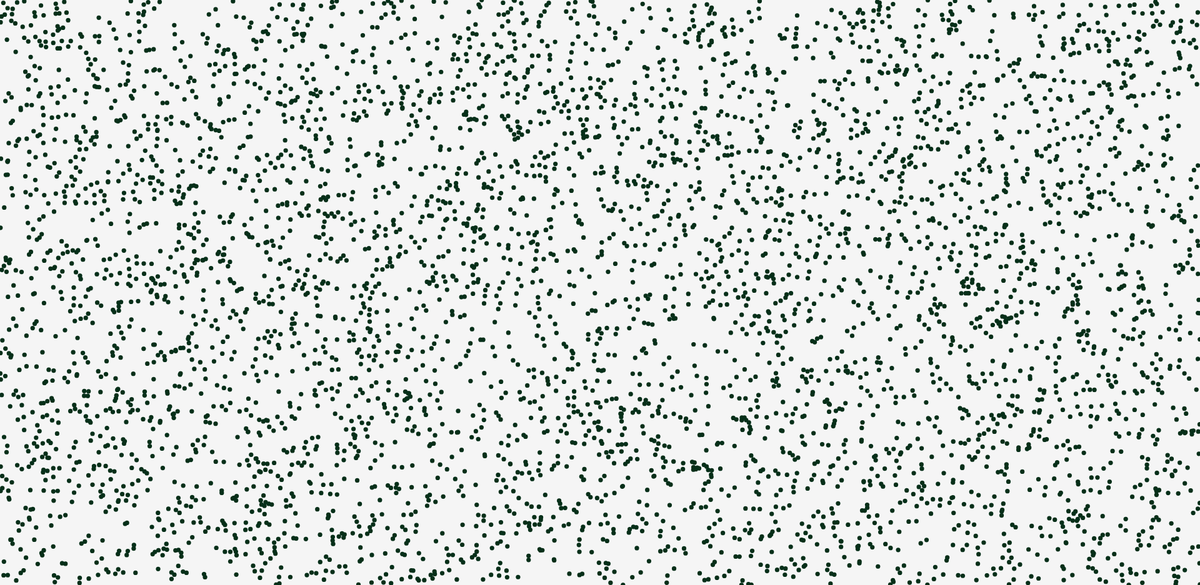
Frame 1 (no input)
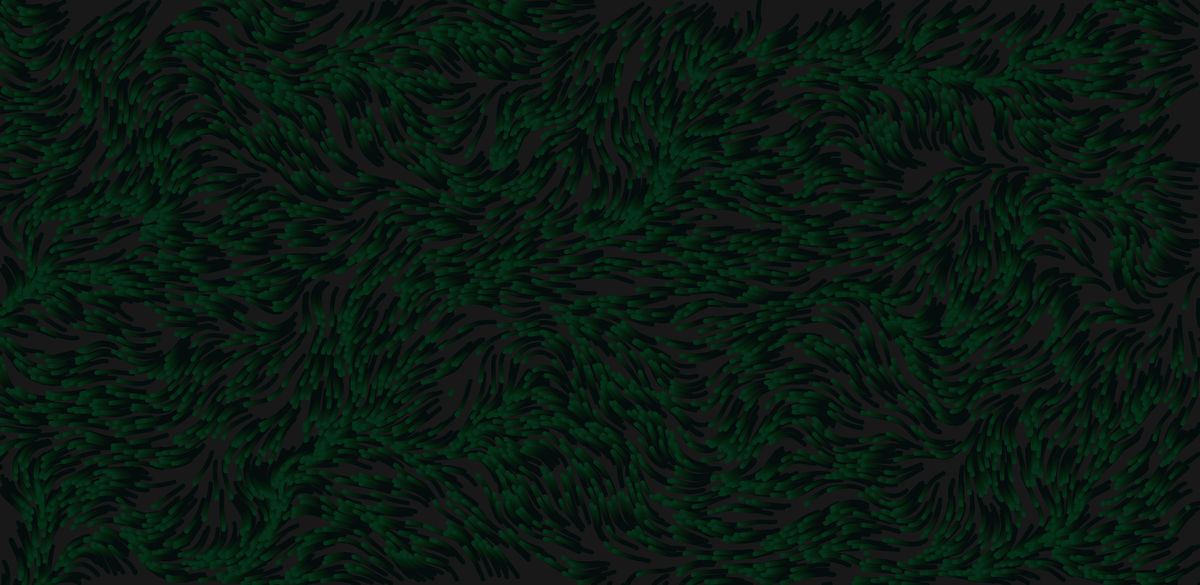
Frame 60 (no input)
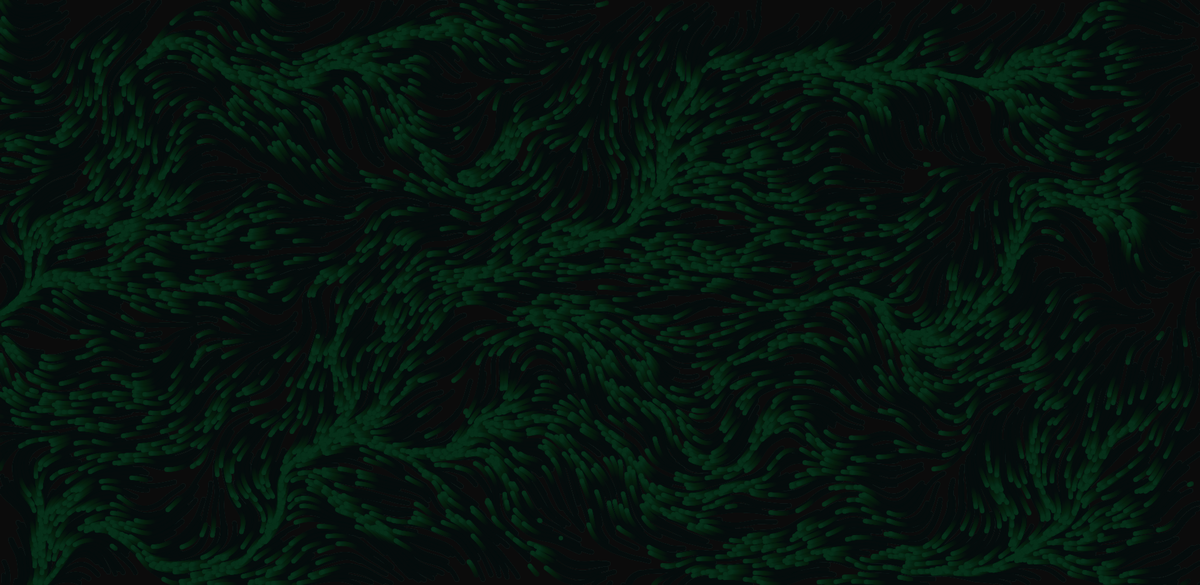
Frame 120 (the mouse pressed at the canvas centre since frame 60)

The p5.js sketch that drew these frames (run headless with seeded random() and noise() and a simulated clock; from frame 60 on, the mouse is pressed at the canvas centre):

// p5.js sketch
// ── sketch.js
let particulas = [];
const num = 5000;

const noiseScale = 0.01/2;

function setup () {
    createCanvas(1920, 937);
    for (let i = 0; i < num; i++) {
        particulas.push(createVector(random(width), random(height)));    
    }
    strokeWeight(random(1, 9));
    stroke(random(1, 255), random(1, 255), random(1, 255));
}

function draw (){
    background(0, 10);
    for(let i = 0; i < num; i++){
        let p = particulas[i]
        point(p.x, p.y);
        let n = noise(p.x * noiseScale, p.y * noiseScale);
        let a = TAU * n;
        p.x += cos(a);
        p.y += sin(a);
        if(!onScreen(p)){
            p.x = random(width);
            p.y = random(height);
        }
    }
}


function mouseReleased() {
    noiseSeed(millis());
  }
  

function onScreen (v){
    return v.x >= 0 && v.x <= width && v.y >= 0 && v.y <= height;
} 
